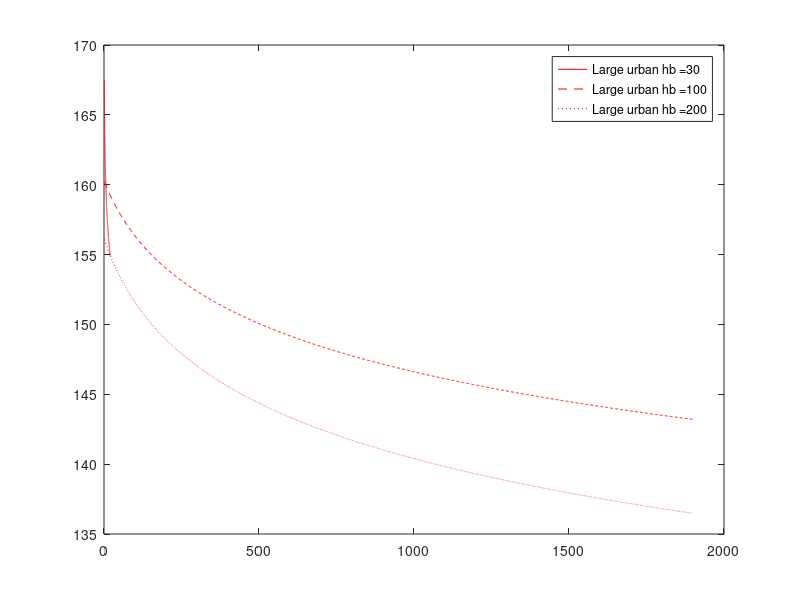
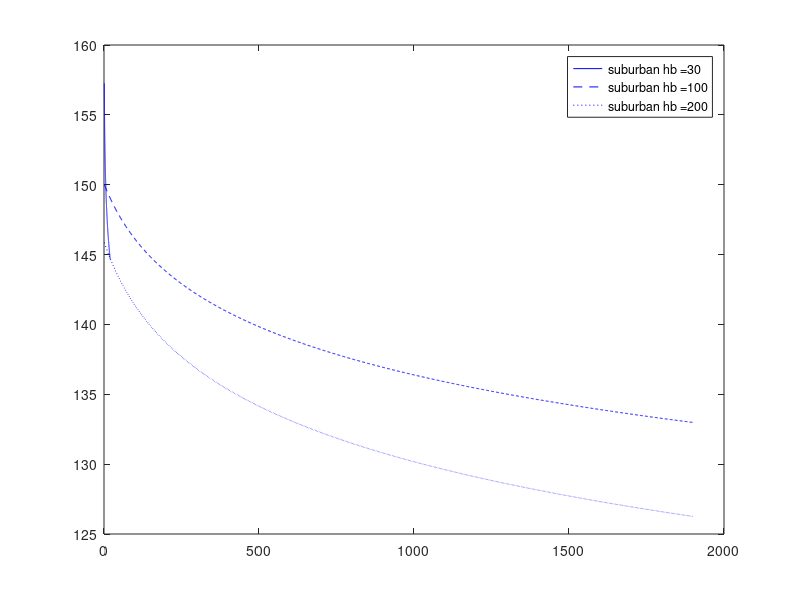
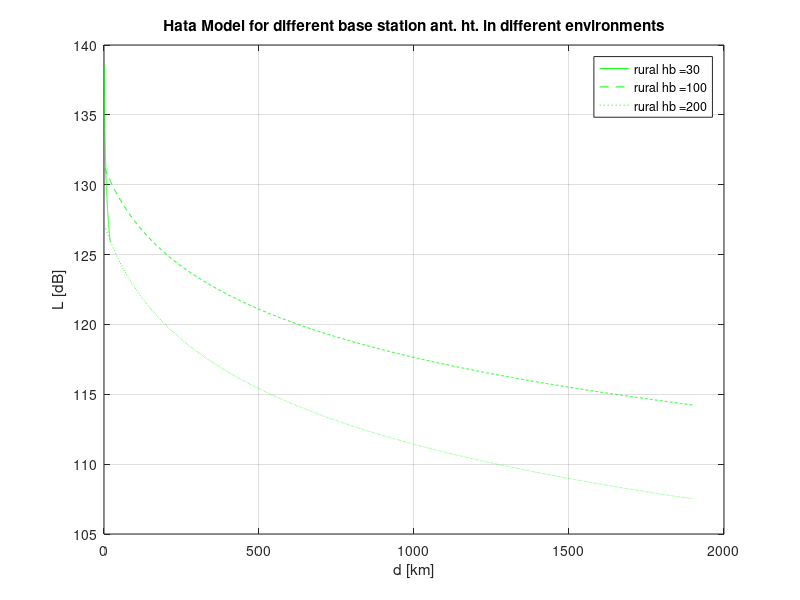

Write MATLAB code to recreate these figures, in order.
clc;
clear all;
close all;

d= 1:0.01:20;

hm = 5;
hb1=30;
hb2=100;
hb3=200;
fc = 1000;

ahm = 3.2*(log10(11.75*hm)).^2-4.97;

%for urban cites

L50urban1 = 69.55+26.16*log10(fc)+(44.9-6.55*log10(hb1)*log10(d)-13.82*log10(hb1))-ahm;
L50urban2 = 69.55+26.16*log10(fc)+(44.9-6.55*log10(hb2)*log10(d)-13.82*log10(hb2))-ahm;
L50urban3 = 69.55+26.16*log10(fc)+(44.9-6.55*log10(hb3)*log10(d)-13.82*log10(hb3))-ahm;

%for suburban

L50suburban1 = L50urban1-2*(log10(fc/28)).^2-5.4;
L50suburban2 = L50urban2-2*(log10(fc/28)).^2-5.4;
L50suburban3 = L50urban3-2*(log10(fc/28)).^2-5.4;

%for rural

L50rural1=L50urban1-4.78*(log10(fc)).^2+18.33*log10(fc)-40.94;
L50rural2=L50urban2-4.78*(log10(fc)).^2+18.33*log10(fc)-40.94;
L50rural3=L50urban3-4.78*(log10(fc)).^2+18.33*log10(fc)-40.94;

figure(1);
plot(d,L50urban1,'r',L50urban2,'--r',L50urban3,':r');
hold on;
legend('Large urban hb =30','Large urban hb =100','Large urban hb =200','suburban hb =30','suburban hb =100','suburban hb =200','rural hb =30','rural hb =100','rural hb =200');

figure(2);
plot(d,L50suburban1,'b',L50suburban2,'--b',L50suburban3,':b');
hold on;
legend('suburban hb =30','suburban hb =100','suburban hb =200');

figure(3);
plot(d,L50rural1,'g',L50rural2,'--g',L50rural3,':g');
hold on;
legend('rural hb =30','rural hb =100','rural hb =200');

grid on;
xlabel('d [km]');
ylabel('L [dB]');
title('Hata Model for different base station ant. ht. in different environments');
